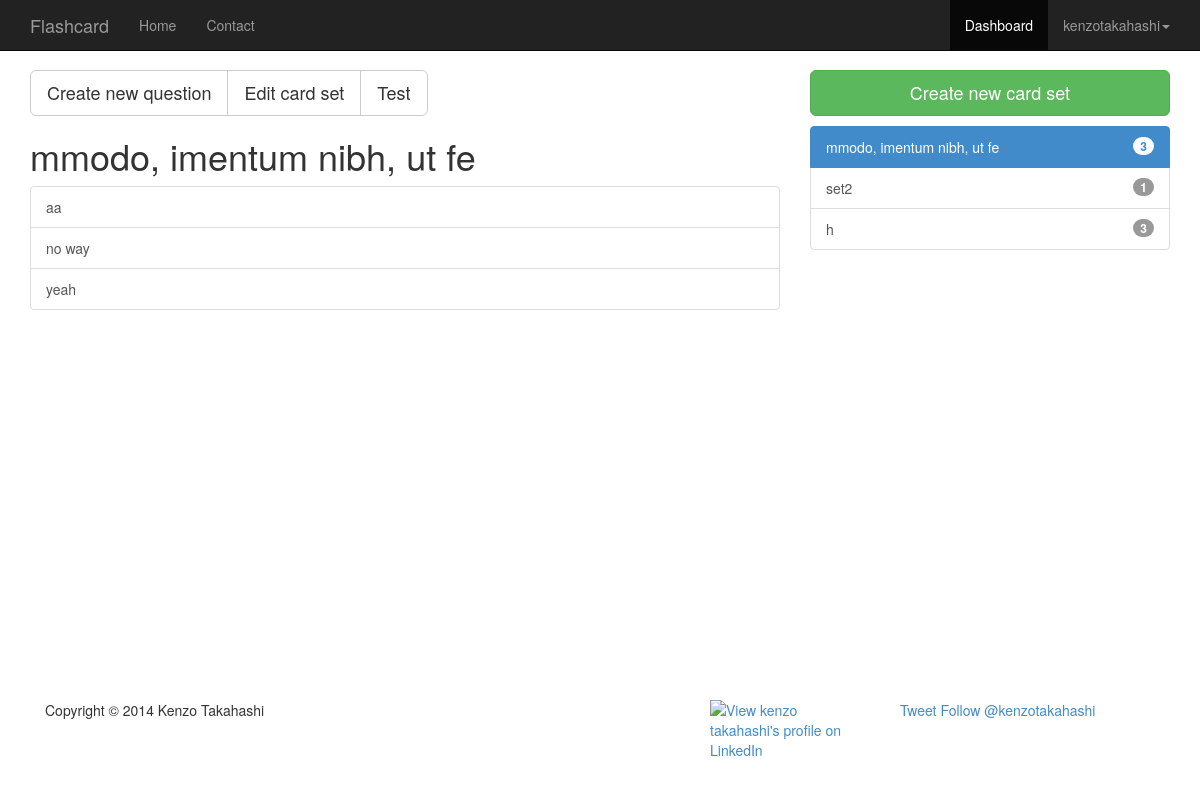
The app's page /dashboard/0/ (signed in), older data.
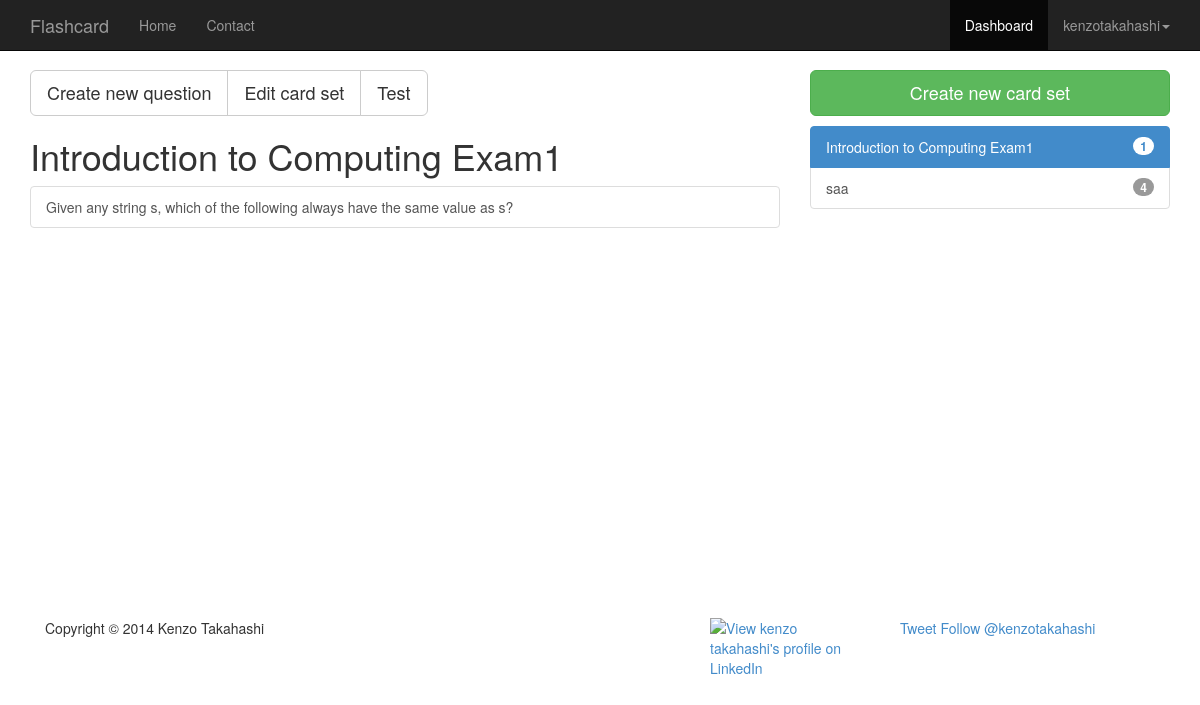
The same page, newer data.
### flash/models.py (models this page shows, shortened)
class CardSet(models.Model):
	ME = 'me'
	EVERYONE = 'eo'
	PEOPLE_WTH_PW = 'pw'
	VISIBLE_TO = (
		('me', 'just me'),
		('eo', 'everyone'),
		('pw', 'people with a password...')
	)
	name = models.CharField(max_length=48)
	user = models.ForeignKey(User)
	visibleTo = models.CharField(max_length=2, choices=VISIBLE_TO, default=ME)
	created = models.DateTimeField(auto_now_add=True)
	lastModified = models.DateTimeField(auto_now=True)
	view = models.IntegerField(default=0)
	password = models.CharField(max_length=24, null=True, blank=True)
	def __unicode__(self):
		return self.name
	def numberOfQuestions(self):
		return self.question_set.count()

class Question(models.Model):
	question = models.TextField()
	questionType = models.CharField(max_length=24, blank=True)
	cardSet = models.ForeignKey(CardSet, blank=True)
	created = models.DateTimeField(auto_now_add=True)
	lastModified = models.DateTimeField(auto_now=True)
	choice1 = models.CharField(max_length=128, null=True, blank=True)
	choice2 = models.CharField(max_length=128, null=True, blank=True)
	choice3 = models.CharField(max_length=128, null=True, blank=True)
	choice4 = models.CharField(max_length=128, null=True, blank=True)
	choice5 = models.CharField(max_length=128, null=True, blank=True)
	isAnswer1 = models.BooleanField(default=False)
	isAnswer2 = models.BooleanField(default=False)
	isAnswer3 = models.BooleanField(default=False)
	isAnswer4 = models.BooleanField(default=False)
	isAnswer5 = models.BooleanField(default=False)

### flash/views.py (the view)
# urls.py: url(r'^dashboard/(?P<cardset_id>\d+)/$', views.dashboard, name='dashboard'),
@login_required
def dashboard(request, cardset_id):
	context = RequestContext(request)
	cardSetList = CardSet.objects.filter(user=request.user).order_by('-lastModified')
	try:
		selectedCardSet = CardSet.objects.get(pk=cardset_id)
		questionList = Question.objects.filter(cardSet=selectedCardSet).order_by('-lastModified')
	except: #DoesNotExist
		try: #Get the most recent updated cardset
			selectedCardSet = CardSet.objects.filter(user=request.user).order_by('-lastModified')[0]
			questionList = selectedCardSet.question_set.all().order_by('-lastModified')
			cardset_id = selectedCardSet.pk
		except:
			print "You have no card set yet."
			message = "You have no card set yet."
			selectedCardSet, questionList = None, None
	context_dict = {'cardSetList': cardSetList, 'questionList': questionList,
					'selectedCardSet': selectedCardSet, 'cardset_id': cardset_id}
	return render_to_response('flash/dashboard.html', context_dict, context)

### templates/flash/dashboard.html (shortened to what this page needs)
{% extends "flash/base.html" %}
{% load static %}
{% block css %}
<link href="{% static 'css/offcanvas.css'%} " rel="stylesheet">
{% endblock %}
{% block dashboard %}<li class="active">{% endblock %}
{% block body %}
<div class="container">
  <div class="row row-offcanvas row-offcanvas-right">
    <div class="col-xs-12 col-sm-8">
			{% if cardset_id != "0" %}
			<div class="btn-group">
				<a class="btn btn-default btn-lg" href="/add_question/{{ cardset_id }}" role="button">
						Create new question</a>
				<a class="btn btn-default btn-lg" href="/edit_cardset/{{ cardset_id }}/"
					 role="button">Edit card set</a>
				{% if selectedCardSet.numberOfQuestions > 0 %}
					<a class="btn btn-default btn-lg" href="/test/0/{{ cardset_id }}/0/" role="button">
					Test</a>
				{% endif %}
			</div>
			{% endif %}
			<h1>{{ selectedCardSet.name }}</h1>
			<ul class="list-group">
			{% for question in questionList %}
				<a href="/edit_question/{{ question.id }}/" class="list-group-item">
				{{ question.question }}</a>
			{% endfor %}
			</ul>
    </div>
    <div class="col-xs-6 col-sm-4 sidebar-offcanvas" id="sidebar" role="navigation">
			<a class="btn btn-success btn-lg btn-block" href="/create_cardset/"
				 role="button">Create new card set </a>
			<ul class="list-group">
			{% for cardSet in cardSetList %}
				{% if cardSet.pk == selectedCardSet.pk %}
			  	<a href="/dashboard/{{ cardSet.id }}/" class="list-group-item active">
			  {% else %}
			  	<a href="/dashboard/{{ cardSet.id }}/" class="list-group-item">
			  {% endif %}
			  <span class="badge">{{ cardSet.numberOfQuestions }}</span>
			  {{ cardSet }}
			  </a>
			{% endfor %}
			</ul>
    </div>
  </div>
</div>
<br><br><br><br><br><br><br><br><br><br><br><br><br><br><br><br><br>
{% endblock %}

### templates/flash/base.html (shortened to what this page needs)
<!DOCTYPE html>
{% load static %}
<html>
<head>
<link href="{% static 'css/bootstrap.min.css'%} " rel="stylesheet">
<link href="{% static 'css/navbar-fixed-top.css'%} " rel="stylesheet">
{% block css %}
{% endblock %}
</head>
<body>
<div class="navbar navbar-inverse navbar-fixed-top" role="navigation">
  <div class="container">
    <div class="navbar-header">
      <a class="navbar-brand" href="/">Flashcard</a>
    </div>
    <div class="navbar-collapse collapse">
      <ul class="nav navbar-nav">
        {% block home %}<li>{% endblock %}<a href="/">Home</a></li>
      </ul>
      <ul class="nav navbar-nav">
        {% block contact %}<li>{% endblock %}<a href="/contact/">Contact</a></li>
      </ul>
      <ul class="nav navbar-nav navbar-right">
      {% if user.is_authenticated %}
        {% block dashboard %}<li>{% endblock %}<a href="/dashboard/0/">Dashboard</a></li>
        <li class="dropdown">
          <a href="#" class="dropdown-toggle" data-toggle="dropdown">{{user.username}}<b class="caret"></b></a>
        </li>
      {% else %}
        {% block signIn %}<li>{% endblock %}<a href="/login">Sign In</a></li>
        {% block signUp %}<li>{% endblock %}<a href="/register/">Sign Up</a></li>
      {% endif %}
      </ul>
    </div>
  </div>
</div>
{% block body %}
{% endblock %}
<footer>
<div class="container">
    <div class="col-xs-6 col-sm-3">
      <p>Copyright &copy; 2014 Kenzo Takahashi</p>
    </div>
    <div class="col-xs-6 col-sm-4">
    </div>
    <div class="col-xs-6 col-sm-2">
    <a href="http://www.linkedin.com/pub/kenzo-takahashi/64/874/739">
      <img src="http://s.c.lnkd.licdn.com/scds/common/u/img/webpromo/btn_viewmy_120x33.png" width="120" height="33" border="0" alt="View kenzo takahashi's profile on LinkedIn"></a>
    </div>
    <div class="col-xs-6 col-sm-3">
      <a href="https://twitter.com/share" class="twitter-share-button" data-via="twitterapi" data-lang="en">Tweet</a>
      <a href="https://twitter.com/kenzotakahashi" class="twitter-follow-button" data-show-count="false" data-lang="en">Follow @kenzotakahashi</a>
    </div>
</div>
</footer>
</body>
</html>

### static/css/navbar-fixed-top.css (style rules this page uses)
body { padding-top: 70px; }

### static/css/offcanvas.css (style rules this page uses)
html, body { overflow-x: hidden; }
body { padding-top: 70px; }
footer { padding: 30px 0; }
.btn-success { margin-bottom: 10px; }

Row changes from the older to the newer data that the page shows:
removed CardSet: name "mmodo, imentum nibh, ut fe", numberOfQuestions "3"
removed Question: question "aa"
removed Question: question "no way"
removed Question: question "yeah"
removed CardSet: numberOfQuestions "1", name "set2"
removed CardSet: numberOfQuestions "3", name "h"
added CardSet: name "Introduction to Computing Exam1", numberOfQuestions "1"
added Question: question "Given any string s, which of the following always have the same value as s?"
added CardSet: numberOfQuestions "4", name "saa"
